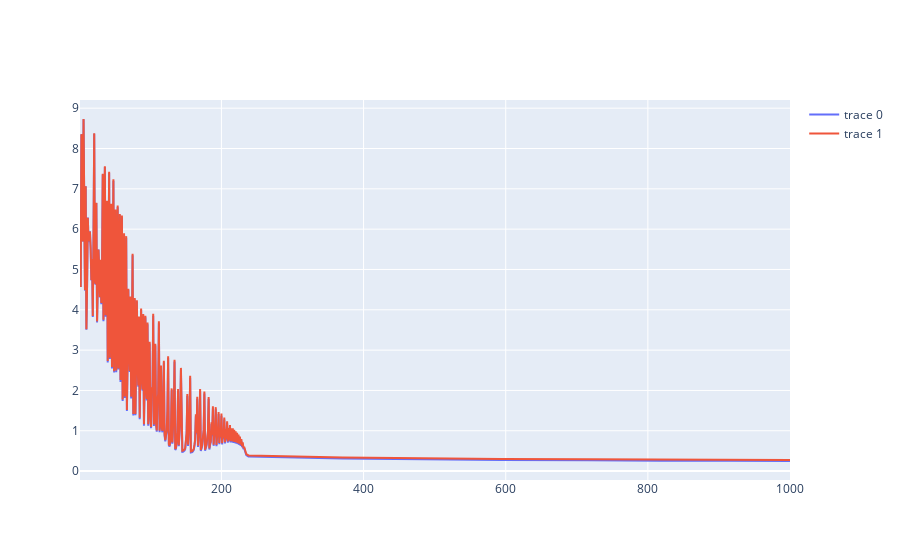

Here is the notebook cell this chart was saved with:
### Code cell
losses = pd.DataFrame(sorting_hat.losses)
fig = go.Figure()
fig.add_trace(go.Line(x = losses['step'], y = losses['train_loss']))
fig.add_trace(go.Line(x = losses['step'], y = losses['test_loss']))
fig.show()

### Figure 1 — Plotly figure (JSON) as saved in the notebook; plotly's stock layout.template omitted (floating-point values rounded to 4 significant figures; data arrays with more than 128 entries replaced by an {"elided": "..."} marker saying what was removed)
{"data": [{"type": "scatter", "x": {"elided": "1000 int values"}, "y": {"elided": "1000 float values"}}, {"type": "scatter", "x": {"elided": "1000 int values"}, "y": {"elided": "1000 float values"}}], "layout": {}}
